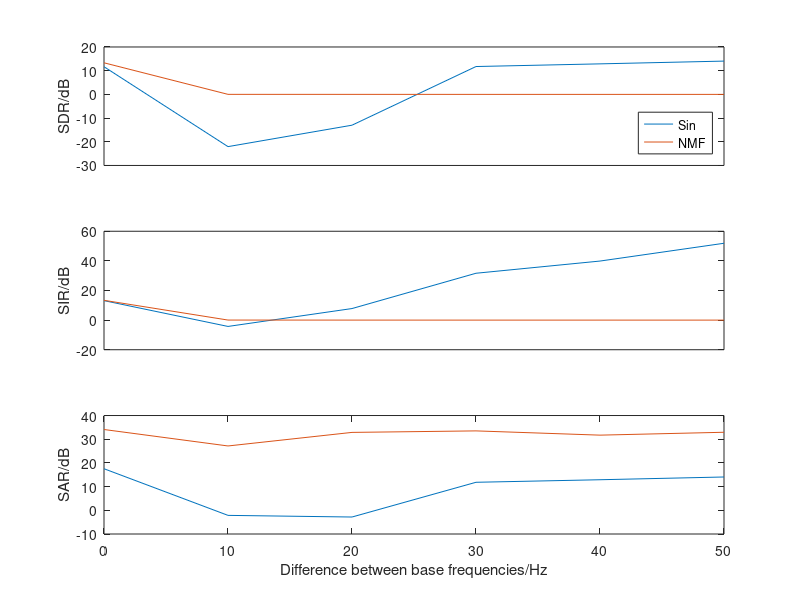

Write MATLAB code to recreate this figure.
freq = [0, 10, 20, 30, 40, 50];
sinSDR = [11.6676, -22.0517, -13.0079, 11.7505, 12.8779, 14.0428];
sinSIR = [13.1501, -4.27103, 7.80673, 31.6438, 39.8788, 51.8908];
sinSAR = [17.5439, -2.13721, -2.83289, 11.8272, 12.9008, 14.0622];

matSDR = [13.3236, 0.00725665, 0.00129434, -0.00424634, -0.00789903, -0.00599553];
matSIR = [13.3735, 0.0351281, 0.0087878, 9.2862e-5, 0.00187707, 0.00141032];
matSAR = [34.0998, 27.1559, 32.8815, 33.5165, 31.7217, 32.9378];

figure
subplot(3, 1, 1)
plot(freq, sinSDR)
hold on
plot(freq, matSDR)
ylabel('SDR/dB')
xticks([])
ylim([-30 20])
legend('Sin', 'NMF', 'Location', 'southeast')
%title('Separation performance against relative frequency')

subplot(3, 1, 2)
plot(freq, sinSIR)
hold on
plot(freq, matSIR)
ylabel('SIR/dB')
xticks([])
ylim([-20 60])

subplot(3, 1, 3)
plot(freq, sinSAR)
hold on
plot(freq, matSAR)
ylabel('SAR/dB')
xlabel('Difference between base frequencies/Hz')
ylim([-10 40])